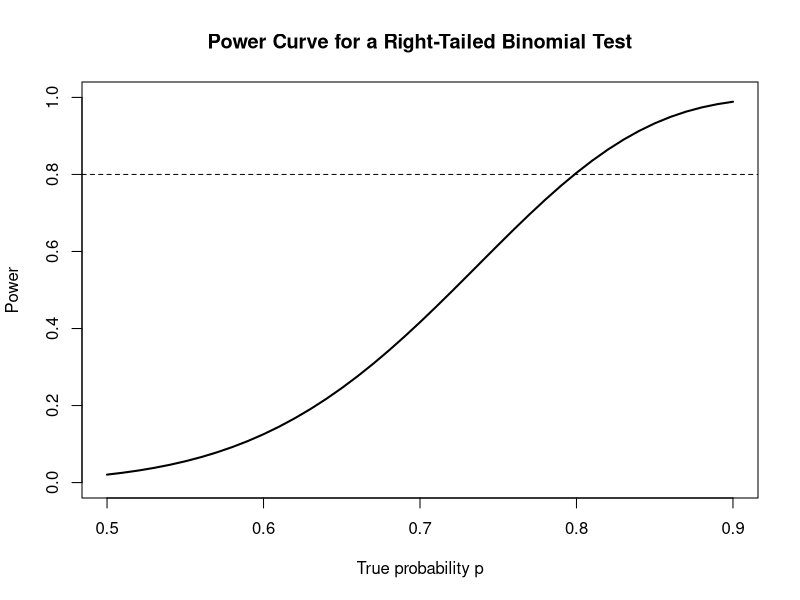

Write R code to recreate this figure.
# ============================================================
# Statistical power for a binomial test
# ============================================================

# Test:
# H0: p = 0.50
# HA: p > 0.50
#
# Rejection region:
# X >= 15

n <- 20
p0 <- 0.50
critical <- 15

# ------------------------------------------------------------
# Power at p = 0.70
# ------------------------------------------------------------

p_true <- 0.70

beta <- pbinom(
  critical - 1,
  size = n,
  prob = p_true
)

power <- 1 - beta

beta
power

# Equivalent direct calculation
pbinom(
  critical - 1,
  size = n,
  prob = p_true,
  lower.tail = FALSE
)

# ------------------------------------------------------------
# Power curve
# ------------------------------------------------------------

p_true <- seq(
  0.50,
  0.90,
  by = 0.01
)

power <- pbinom(
  critical - 1,
  size = n,
  prob = p_true,
  lower.tail = FALSE
)

plot(
  p_true,
  power,
  type = "l",
  lwd = 2,
  xlab = "True probability p",
  ylab = "Power",
  ylim = c(0, 1),
  main = "Power Curve for a Right-Tailed Binomial Test"
)

abline(
  h = 0.8,
  lty = 2
)

# ------------------------------------------------------------
# Simulation estimate of power at p = 0.70
# ------------------------------------------------------------

set.seed(123)

x <- rbinom(
  100000,
  size = n,
  prob = 0.70
)

power_sim <- mean(x >= critical)

power_exact <- pbinom(
  critical - 1,
  size = n,
  prob = 0.70,
  lower.tail = FALSE
)

power_sim
power_exact
